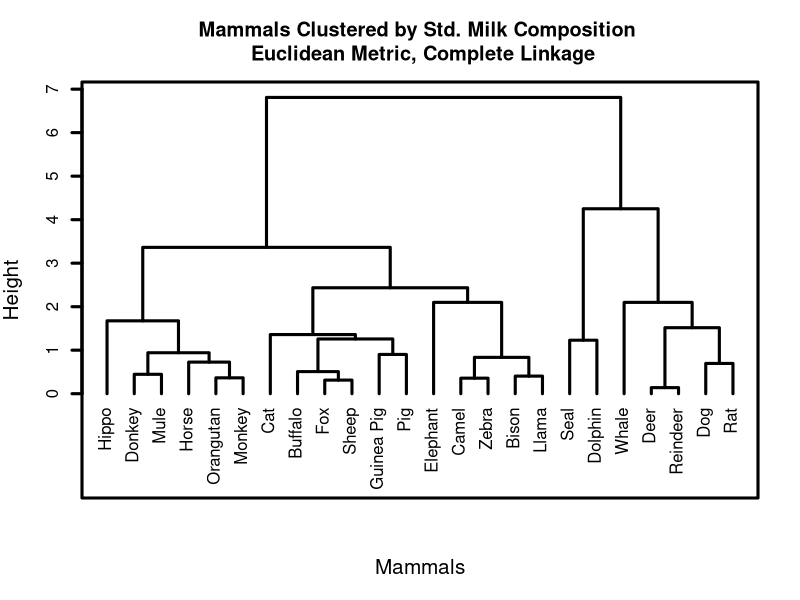

Here is the R script that generated this plot: (Note: this script raises an error after producing the figure.)
## ---- chunk 1
knitr::opts_chunk$set(warning=FALSE, message=FALSE)
## ---- chunk 2
library(tidyverse)
Mammals_Milk<-read.csv("Milk_Composition.csv",header=T,row.names=1)
head(Mammals_Milk)
## ---- chunk 3
summary(Mammals_Milk)
## ---- chunk 4
Mammals_Milk_Std<-round(scale(Mammals_Milk),2)
head(Mammals_Milk_Std)
## ---- chunk 5
dist(Mammals_Milk_Std, method = "euclidean")
hc <- hclust(dist(scale(Mammals_Milk_Std)))
plot(hc, sub="", xlab="Mammals",cex.lab=1.25, main="Mammals Clustered by Std. Milk Composition \n Euclidean Metric, Complete Linkage", hang=-1, frame.plot=TRUE, lwd=3)
## ---- chunk 6
set.seed(125)
library(dplyr)
Mammals_Milk_Std<-round(scale(Mammals_Milk),2)
MMilk_km_3 <- kmeans(Mammals_Milk_Std, centers = 3, nstart=100)
MMilk_km_4 <- kmeans(Mammals_Milk_Std, centers = 4, nstart=100)
#Mammals_Milk <- data_frame(Mammals_Milk, km_3 = MMilk_km_3$cluster, km_4 = MMilk_km_4$cluster)

Mammals_Milk %>% arrange(km_3)
Mammals_Milk %>% arrange(km_4)

# Code breaking. You need to define variables before you use them. (-2)
## ---- chunk 7
MMilk_Agg_K3 <- Mammals_Milk %>% group_by(km_3) %>% summarize(Count=n(), Mean_Protein = mean(Protein), Mean_Water = mean(Water), Mean_Fat = mean(Fat), Mean_Lactose = mean(Lactose), Mean_Ash = mean(Ash))
MMilk_Agg_K3 <- round(MMilk_Agg_K3, 2)
MMilk_Agg_K4 <- Mammals_Milk %>% group_by(km_3) %>% summarize(Count=n(), Mean_Protein = mean(Protein), Mean_Water = mean(Water), Mean_Fat = mean(Fat), Mean_Lactose = mean(Lactose), Mean_Ash = mean(Ash))
MMilk_Agg_K4 <- round(MMilk_Agg_K4, 2)
## ---- chunk 8
wgss <- rep(0,8)
for(i in 1:8){
  wgss[i] <-kmeans(Mammals_Milk_Std, centers = i, nstart=50)$tot.withinss}
wgss
plot(c(1:8), wgss, xlab = "Number of Groups")

# How many clusters does the elbow plot suggest? How does this compare to your impression from the dendrogram in Question 2?
